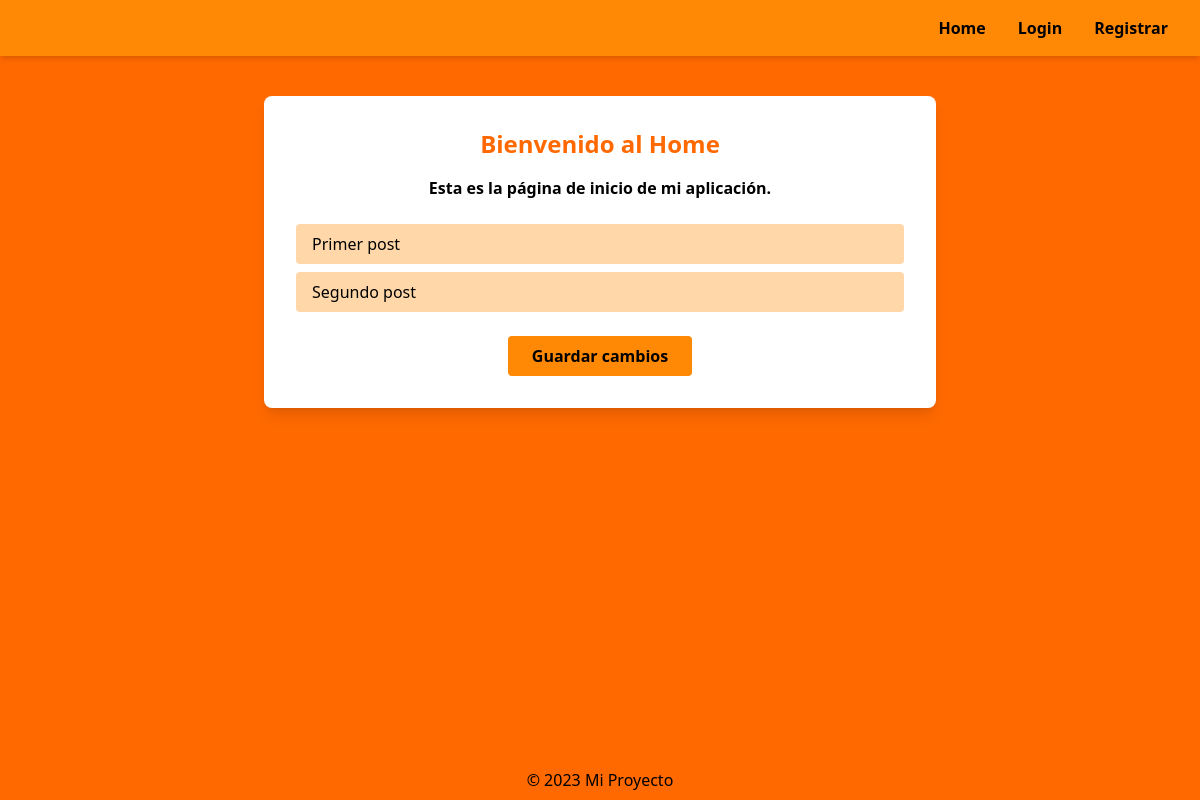
/, run on an earlier commit of the app's database.
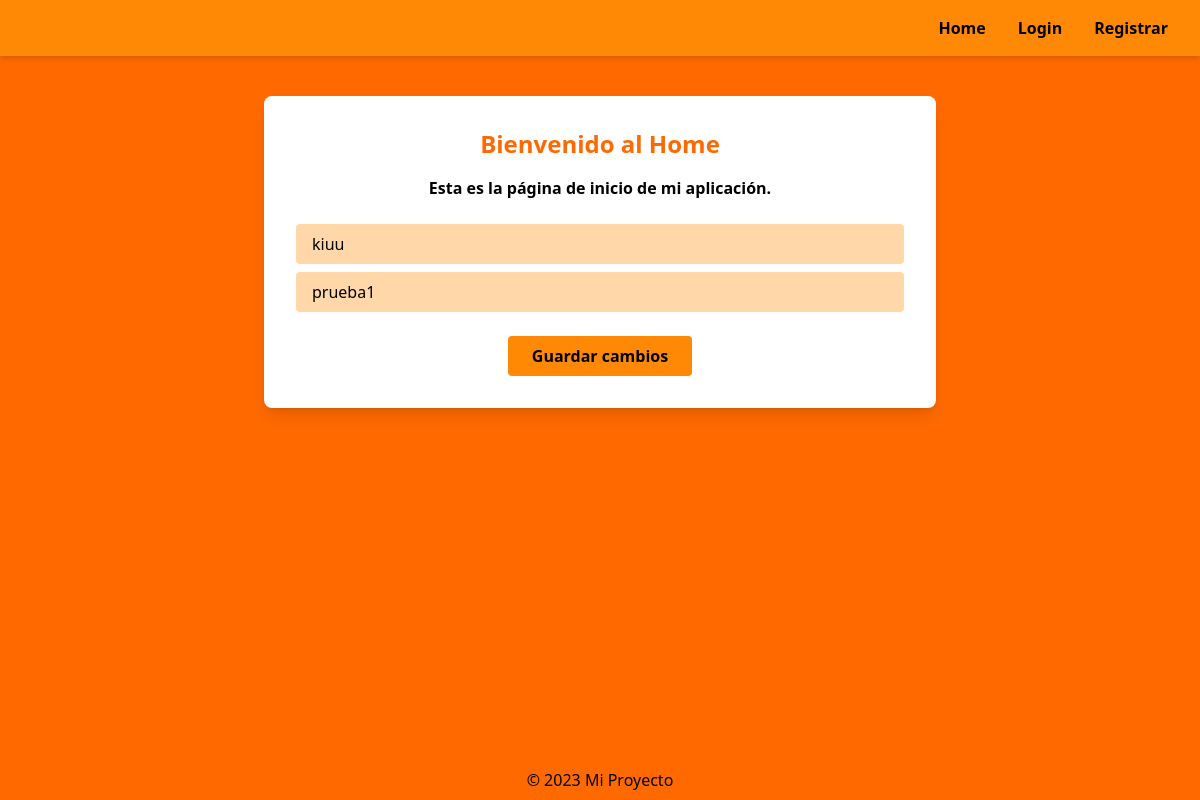
And on a later commit of the database.
### miApp/models.py (models this page shows, shortened)
class post(models.Model):
    titulo = models.CharField(max_length=200)
    contenido = models.TextField()
    autor = models.ForeignKey(User, on_delete=models.CASCADE)
    fecha_publicacion = models.DateTimeField(auto_now_add=True)

### miApp/views.py (the view)
# urls.py: path('', views.home, name='home'),  # Página de inicio
def home(request):
   posts = post.objects.all()  # Obtiene todos los posts de la base de datos
   return render(request, 'index.html',{
        'posteos': posts  # Pasa los posts al contexto de la plantilla
    })

### miApp/templates/index.html
{% extends "navegacion.html" %}
{% block content %}
<div class="max-w-2xl mx-auto mt-10 bg-white rounded-lg shadow-lg p-8">
    <h1 class="font-sans text-2xl text-orange-500 font-bold mb-4 text-center">Bienvenido al Home</h1>
    <p class="font-bold text-black mb-6 text-center">Esta es la página de inicio de mi aplicación.</p>
    <ul class="space-y-2 mb-6">
        {% for post in posteos %}
            <li>
                <a href="{% url 'post_detail' post.id %}" class="block px-4 py-2 rounded bg-orange-200 text-black hover:bg-orange-500 transition">
                    {{ post.titulo }}
                </a>
            </li>
        {% empty %}
            <li class="text-gray-500">No hay posts disponibles.</li>
        {% endfor %}
    </ul>
    <div class="flex justify-center">
        <button class="bg-orange-400 hover:bg-orange-500 text-black font-semibold py-2 px-6 rounded transition">
            Guardar cambios
        </button>
    </div>
</div>
{% endblock %}

### miApp/templates/navegacion.html
{% load static tailwind_tags %}
<head>
    {% tailwind_css %}
</head>
<body class="bg-orange-500 min-h-screen flex flex-col">
<nav class="bg-orange-400 py-4 shadow-md">
    <ul class="flex justify-end space-x-8 px-8">
        <li>
            <a href="/" class="text-black font-semibold hover:underline transition">Home</a>
        </li>
        {% if user.is_authenticated %}
        <li>
            <a href="/logout" class="text-black font-semibold hover:underline transition">Logout</a>
        </li>
        <li>
            <a href="/posts/crear" class="text-black font-semibold hover:underline transition">Crear Post</a>
        </li>
        <li>
            <a href="/posts" class="text-black font-semibold hover:underline transition">Mis Posts</a>
        </li>
        {% else %}
        <li>
            <a href="/login" class="text-black font-semibold hover:underline transition">Login</a>
        </li>
        <li>
            <a href="/register" class="text-black font-semibold hover:underline transition">Registrar</a>
        </li>
        {% endif %}
    </ul>
</nav>
<main class="flex-1">
    {% block content %}
    {% endblock %}
</main>
<footer class="bg-orange-500 text-black text-center py-2 mt-8">
    <p>© 2023 Mi Proyecto</p>
</footer>
</body>

What changed in the data, as far as the page shows it:
removed post: titulo "Primer post"
removed post: titulo "Segundo post"
added post: titulo "kiuu"
added post: titulo "prueba1"
